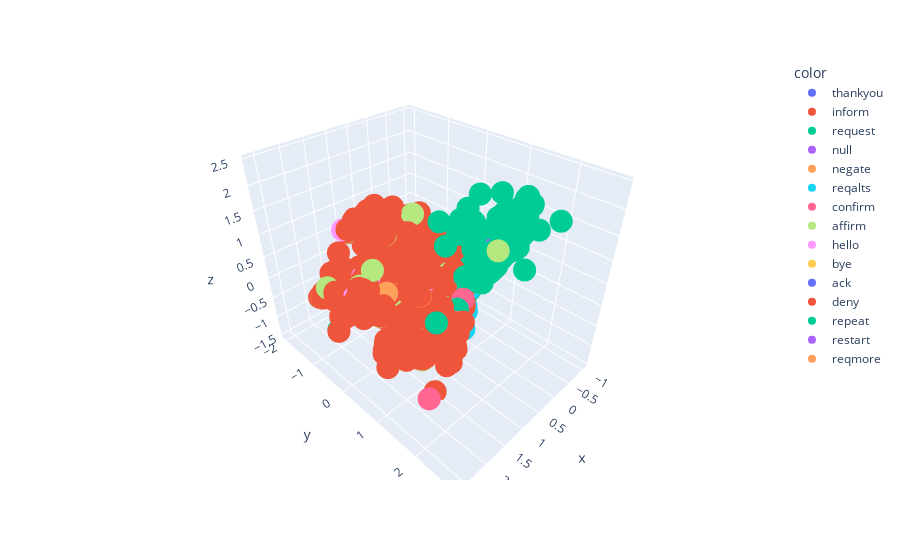

The notebook cell this image was saved under:
### Code cell
# Use a simple bag of words model to vectorize the input data
# TODO: also train the models on the non deduped data

count_vectorizer = CountVectorizer()
x_train_count = count_vectorizer.fit_transform(x_train_deduped)

# Create a visual representation of the data using PCA
# this can be used to get a feeling for the data and to see if the data is separable

pca = PCA(n_components=3)
x_train_pca = pca.fit_transform(x_train_count.toarray())

fig = px.scatter_3d(x=x_train_pca[:,0], y=x_train_pca[:,1], z=x_train_pca[:,2], color=y_train_deduped)

fig.show()
